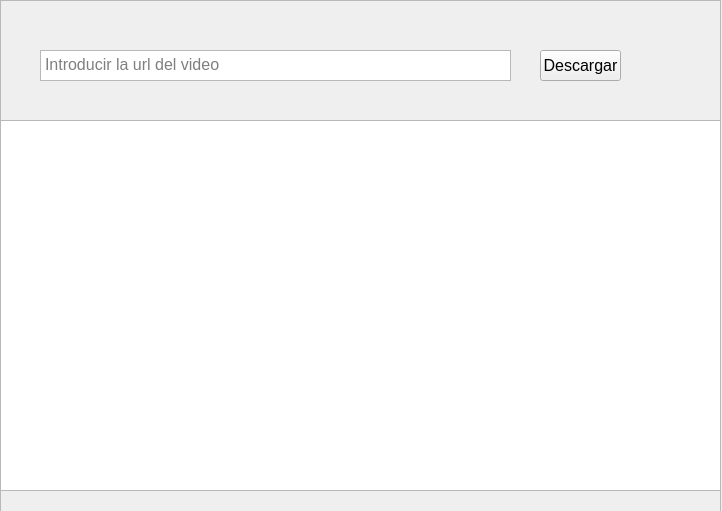
<?xml version="1.0" encoding="UTF-8"?>
<ui version="4.0">
 <class>MainWindow</class>
 <widget class="QMainWindow" name="MainWindow">
  <property name="geometry">
   <rect>
    <x>0</x>
    <y>0</y>
    <width>722</width>
    <height>511</height>
   </rect>
  </property>
  <property name="windowTitle">
   <string>YT Download</string>
  </property>
  <widget class="QWidget" name="centralwidget">
   <widget class="QWidget" name="gridLayoutWidget">
    <property name="geometry">
     <rect>
      <x>0</x>
      <y>0</y>
      <width>721</width>
      <height>521</height>
     </rect>
    </property>
    <layout class="QGridLayout" name="gridLayout">
     <item row="0" column="0">
      <widget class="QFrame" name="frame">
       <property name="font">
        <font>
         <pointsize>12</pointsize>
        </font>
       </property>
       <property name="styleSheet">
        <string notr="true">#frame{
background : url( C:/Users/akira/Downloads/p.jpg);
}</string>
       </property>
       <property name="frameShape">
        <enum>QFrame::StyledPanel</enum>
       </property>
       <property name="frameShadow">
        <enum>QFrame::Raised</enum>
       </property>
       <widget class="QPushButton" name="pushDescargar">
        <property name="geometry">
         <rect>
          <x>540</x>
          <y>50</y>
          <width>81</width>
          <height>31</height>
         </rect>
        </property>
        <property name="text">
         <string>Descargar</string>
        </property>
       </widget>
       <widget class="QTextEdit" name="texUrl">
        <property name="geometry">
         <rect>
          <x>40</x>
          <y>50</y>
          <width>471</width>
          <height>31</height>
         </rect>
        </property>
        <property name="font">
         <font>
          <pointsize>12</pointsize>
         </font>
        </property>
        <property name="placeholderText">
         <string>Introducir la url del video</string>
        </property>
       </widget>
       <widget class="QTableWidget" name="tableDescargas">
        <property name="geometry">
         <rect>
          <x>0</x>
          <y>120</y>
          <width>721</width>
          <height>371</height>
         </rect>
        </property>
        <property name="whatsThis">
         <string>&lt;html&gt;&lt;head/&gt;&lt;body&gt;&lt;p&gt;&lt;br/&gt;&lt;/p&gt;&lt;/body&gt;&lt;/html&gt;</string>
        </property>
       </widget>
      </widget>
     </item>
    </layout>
   </widget>
  </widget>
 </widget>
 <resources/>
 <connections/>
</ui>
